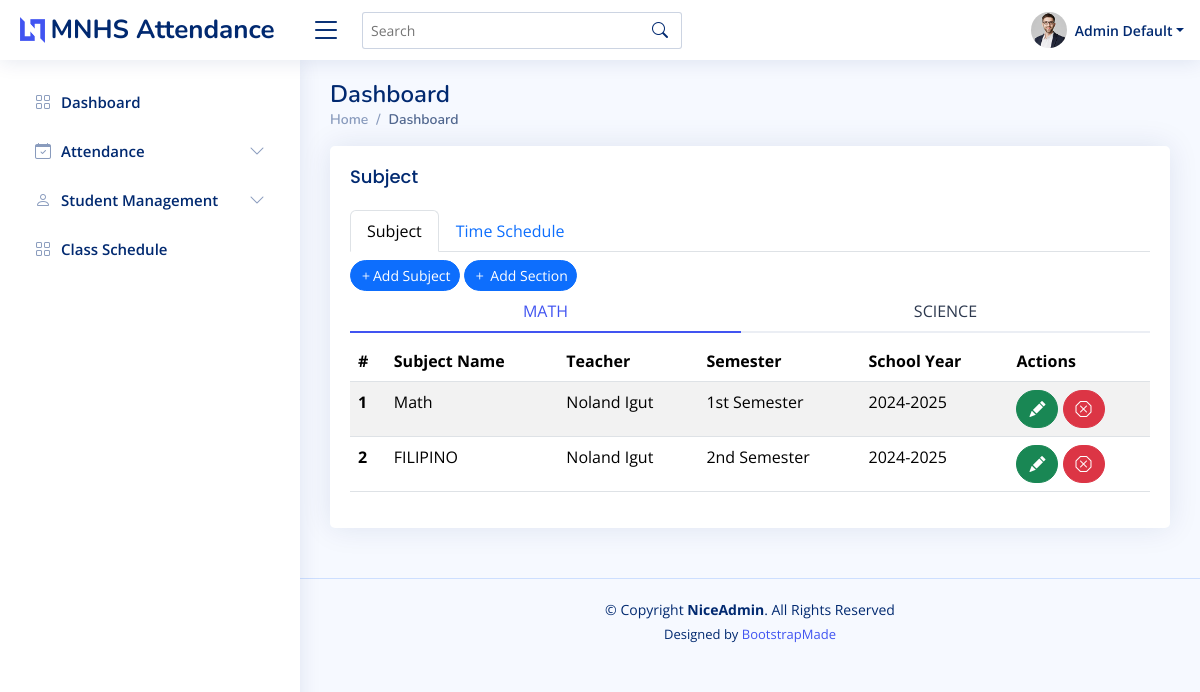
Screenshot of /admin/classSchedule.php (signed in) with the database file from the repository.
### tables this page shows
CREATE TABLE `section` (
  `section_id` int(11) NOT NULL,
  `section_name` varchar(255) NOT NULL,
  `section_adviser` varchar(100) DEFAULT NULL
);

CREATE TABLE `classsubject` (
  `subject_id` int(11) NOT NULL,
  `subject_name` varchar(255) NOT NULL,
  `subject_code` varchar(50) NOT NULL,
  `description` text DEFAULT NULL,
  `credit_hours` int(11) DEFAULT NULL,
  `Teacher` varchar(100) DEFAULT NULL,
  `meeting_days` varchar(50) DEFAULT NULL,
  `semester` enum('1st Semester','2nd Semester') NOT NULL,
  `school_year` varchar(20) NOT NULL,
  `section_id` int(11) DEFAULT NULL
);

### admin/classSchedule.php (the view, shortened to what this page needs)
<!DOCTYPE html>
<html lang="en">
<head>
  <link href="../NiceAdmin/assets/vendor/bootstrap-icons/bootstrap-icons.css" rel="stylesheet">
  <link href="../NiceAdmin/assets/vendor/bootstrap/css/bootstrap.min.css" rel="stylesheet">
  <link href="../NiceAdmin/assets/vendor/boxicons/css/boxicons.min.css" rel="stylesheet">
  <link href="../NiceAdmin/assets/vendor/quill/quill.snow.css" rel="stylesheet">
  <link href="../NiceAdmin/assets/vendor/quill/quill.bubble.css" rel="stylesheet">
  <link href="../NiceAdmin/assets/vendor/remixicon/remixicon.css" rel="stylesheet">
  <link href="../NiceAdmin/assets/vendor/simple-datatables/style.css" rel="stylesheet">
  <link href="../NiceAdmin/assets/css/style.css" rel="stylesheet">
</head>
<body>
  <header id="header" class="header fixed-top d-flex align-items-center">
    <?php include "../logo.php"; ?>
    <div class="search-bar">
      <form class="search-form d-flex align-items-center" method="POST" action="#">
        <input type="text" name="query" placeholder="Search" title="Enter search keyword">
        <button type="submit" title="Search"><i class="bi bi-search"></i></button>
      </form>
    </div>
    <?php include '../AdminSide/admin_nav.php'; ?>
  </header>
  <?php include '../AdminSide/sidebar.php'; ?>
  <main id="main" class="main">
    <div class="pagetitle">
      <h1>Dashboard</h1>
      <nav>
        <ol class="breadcrumb">
          <li class="breadcrumb-item"><a href="index.html">Home</a></li>
          <li class="breadcrumb-item active">Dashboard</li>
        </ol>
      </nav>
    </div>
    <section class="section">
      <div class="row">
        <div class="col-lg-12">
          <div class="card">
            <div class="card-body">
              <h5 class="card-title">Subject</h5>
              <ul class="nav nav-tabs" id="myTab" role="tablist">
                <li class="nav-item" role="presentation">
                  <button class="nav-link active" id="home-tab" data-bs-toggle="tab" data-bs-target="#home" type="button" role="tab" aria-controls="home" aria-selected="true">Subject</button>
                </li>
                <li class="nav-item" role="presentation">
                  <button class="nav-link" id="profile-tab" data-bs-toggle="tab" data-bs-target="#profile" type="button" role="tab" aria-controls="profile" aria-selected="false">Time Schedule</button>
                </li>
              </ul>
              <div class="tab-content pt-2" id="myTabContent">
                <div class="tab-pane fade show active" id="home" role="tabpanel" aria-labelledby="home-tab">
                  <button type="button" class="btn btn-primary rounded-pill btn-sm" data-bs-toggle="modal" data-bs-target="#verticalycentered"> <i class="bi bi-plus"></i>Add Subject</button>
                  <button type="button" class="btn btn-primary rounded-pill btn-sm" data-bs-toggle="modal" data-bs-target="#addSectionModal"><i class="bi bi-plus"></i> Add Section</button>
                  <br>
                                <?php
                                include "../conn.php";
                                $conn = new mysqli($servername, $username, $password, $dbname);
                                ?>
                  <ul class="nav nav-tabs nav-tabs-bordered d-flex" id="borderedTabJustified" role="tablist">
                    <?php
                    $sectionQuery = "SELECT * FROM section";
                    $sectionResult = $conn->query($sectionQuery);
                    $firstSection = true;
                    if ($sectionResult->num_rows > 0) {
                      while ($section = $sectionResult->fetch_assoc()) {
                        $tabId = "bordered-justified-section" . $section['section_id'];
                        $tabLabel = htmlspecialchars($section['section_name']);
                        $isActive = $firstSection ? ' active' : '';
                        echo "<li class='nav-item flex-fill' role='presentation'>
                        <button class='nav-link w-100$isActive' id='{$tabId}-tab' data-bs-toggle='tab' data-bs-target='#{$tabId}' type='button' role='tab' aria-controls='{$tabId}' aria-selected='true'>{$tabLabel}</button>
                      </li>";
                        $firstSection = false;
                      }
                    }
                    ?>
                  </ul>
                  <div class="tab-content pt-2" id="borderedTabJustifiedContent">
                    <?php
                    $firstSection = true;
                    $sectionResult->data_seek(0);
                    if ($sectionResult->num_rows > 0) {
                      while ($section = $sectionResult->fetch_assoc()) {
                        $sectionId = $section['section_id'];
                        $tabId = "bordered-justified-section" . $sectionId;
                        $isActive = $firstSection ? ' show active' : '';
                        echo "<div class='tab-pane fade$isActive' id='{$tabId}' role='tabpanel' aria-labelledby='{$tabId}-tab'>";
                        echo "<table class='table table-striped'>
                          <thead>
                            <tr>
                              <th scope='col'>#</th>
                              <th scope='col'>Subject Name</th>
                              <th scope='col'>Teacher</th>
                              <th scope='col'>Semester</th>
                              <th scope='col'>School Year</th>
                              <th scope='col'>Actions</th>
                            </tr>
                          </thead>
                          <tbody>";
                        $sql = "SELECT cs.*, s.section_name
                          FROM classsubject cs
                          JOIN section s ON cs.section_id = s.section_id
                          WHERE cs.section_id = $sectionId";
                        $result = $conn->query($sql);
                        $num = 1;
                        if ($result->num_rows > 0) {
                          while ($row = $result->fetch_assoc()) {
                            echo "<tr>";
                            echo "<th scope='row'>" . $num . "</th>";
                            echo "<td>" . htmlspecialchars($row['subject_name']) . "</td>";
                            echo "<td>" . htmlspecialchars($row['Teacher']) . "</td>";
                            echo "<td>" . htmlspecialchars($row['semester']) . "</td>";
                            echo "<td>" . htmlspecialchars($row['school_year']) . "</td>";
                            echo "<td>
                                <button type='button' class='btn btn-success rounded-pill' data-bs-toggle='modal' data-bs-target='#editModal'
                                data-id='" . $row['subject_id'] . "'
                                data-name='" . htmlspecialchars($row['subject_name']) . "'
                                data-teacher='" . htmlspecialchars($row['Teacher']) . "'
                                data-school-year='" . htmlspecialchars($row['school_year']) . "'
                                data-semester='" . htmlspecialchars($row['semester']) . "'
                                >
                                  <span><i class='bi bi-pencil-fill'></i></span>
                                </button>
                                <button type='button' class='btn btn-danger rounded-pill' data-id='" . $row['subject_id'] . "' data-bs-toggle='modal' data-bs-target='#deleteModal'><span><i class='bi bi-x-octagon'></i></span></button>
                              </td>";
                            echo "</tr>";
                            $num++;
                          }
                        } else {
                          echo "<tr><td colspan='6'>No subjects found</td></tr>";
                        }
                        echo "  </tbody>
                                </table>
                              </div>";
                        $firstSection = false;
                      }
                    }
                    ?>
                  </div>
                </div>
              </div>
            </div>
          </div>
    </section>
  </main>
  <footer id="footer" class="footer">
    <div class="copyright">
      &copy; Copyright <strong><span>NiceAdmin</span></strong>. All Rights Reserved
    </div>
    <div class="credits">
      Designed by <a href="https://bootstrapmade.com/">BootstrapMade</a>
    </div>
  </footer>
</body>
</html>

### logo.php
<div class="d-flex align-items-center justify-content-between">
      <a href="index.html" class="logo d-flex align-items-center">
        <img src="assets/img/logo.png" alt="">
        <span class="d-none d-lg-block">MNHS Attendance</span>
      </a>
      <i class="bi bi-list toggle-sidebar-btn"></i>
    </div>

### AdminSide/admin_nav.php (shortened to what this page needs)
<nav class="header-nav ms-auto">
<ul class="d-flex align-items-center">
<li class="nav-item dropdown pe-3">
    <a class="nav-link nav-profile d-flex align-items-center pe-0" href="#" data-bs-toggle="dropdown">
        <img src="assets/img/profile-img.jpg" alt="Profile" class="rounded-circle">
        <span class="d-none d-md-block dropdown-toggle ps-2"><?= htmlspecialchars($_SESSION['admin_name']) ?></span>
    </a>
</li>
</ul>
</nav>

### AdminSide/sidebar.php (shortened to what this page needs)
<?php
$current_page = basename($_SERVER['PHP_SELF']);
?>
<aside id="sidebar" class="sidebar">
    <ul class="sidebar-nav" id="sidebar-nav">
        <li class="nav-item">
            <a class="nav-link collapsed<?php if ($current_page == 'dashboard.php') echo 'active'; ?>" href="../admin/dashboard.php">
                <i class="bi bi-grid"></i>
                <span>Dashboard</span>
            </a>
        </li>
        <li class="nav-item">
            <a class="nav-link collapsed <?php if (in_array($current_page, ['attendance.php', 'attendanceRecord.php'])) echo 'active'; ?>" data-bs-target="#attendace-nav" data-bs-toggle="collapse" href="#">
                <i class="bi bi-calendar-check"></i><span>Attendance</span><i class="bi bi-chevron-down ms-auto"></i>
            </a>
        </li>
        <li class="nav-item">
            <a class="nav-link collapsed <?php if (in_array($current_page, ['studentRecord.php', 'addStudentRecord.php'])) echo 'active'; ?>" data-bs-target="#forms-nav" data-bs-toggle="collapse" href="#">
                <i class="bi bi-person"></i><span>Student Management</span><i class="bi bi-chevron-down ms-auto"></i>
            </a>
        </li>
        <li class="nav-item">
            <a class="nav-link collapsed <?php if ($current_page == 'classSchedule.php') echo 'active'; ?>" href="../admin/classSchedule.php">
                <i class="bi bi-grid"></i>
                <span>Class Schedule</span>
            </a>
        </li>
    </ul>
</aside>

### NiceAdmin/assets/css/style.css (style rules this page uses)
:root { scroll-behavior: smooth; }
body { font-family: "Open Sans", sans-serif; background: #f6f9ff; color: #444444; }
a { color: #4154f1; text-decoration: none; }
h1, h2, h3, h4, h5, h6 { font-family: "Nunito", sans-serif; }
#main { margin-top: 60px; padding: 20px 30px; transition: all 0.3s; }
.pagetitle { margin-bottom: 10px; }
.pagetitle h1 { font-size: 24px; margin-bottom: 0; font-weight: 600; color: #012970; }
.card { margin-bottom: 30px; border: none; border-radius: 5px; box-shadow: 0px 0 30px rgba(1, 41, 112, 0.1); }
.card-title { padding: 20px 0 15px 0; font-size: 18px; font-weight: 500; color: #012970; font-family: "Poppins", sans-serif; }
.card-body { padding: 0 20px 20px 20px; }
.breadcrumb { font-size: 14px; font-family: "Nunito", sans-serif; color: #899bbd; font-weight: 600; }
.breadcrumb a { color: #899bbd; transition: 0.3s; }
.breadcrumb .breadcrumb-item::before { color: #899bbd; }
.breadcrumb .active { color: #51678f; font-weight: 600; }
.nav-tabs-bordered { border-bottom: 2px solid #ebeef4; }
.nav-tabs-bordered .nav-link { margin-bottom: -2px; border: none; color: #2c384e; }
.nav-tabs-bordered .nav-link.active { background-color: #fff; color: #4154f1; border-bottom: 2px solid #4154f1; }
.logo { line-height: 1; }
@media (min-width: 1200px) { .logo { width: 280px; } }
.logo img { max-height: 26px; margin-right: 6px; }
.logo span { font-size: 26px; font-weight: 700; color: #012970; font-family: "Nunito", sans-serif; }
.header { transition: all 0.5s; z-index: 997; height: 60px; box-shadow: 0px 2px 20px rgba(1, 41, 112, 0.1); background-color: #fff; padding-left: 20px; }
.header .toggle-sidebar-btn { font-size: 32px; padding-left: 10px; cursor: pointer; color: #012970; }
.header .search-bar { min-width: 360px; padding: 0 20px; }
.header .search-form { width: 100%; }
.header .search-form input { border: 0; font-size: 14px; color: #012970; border: 1px solid rgba(1, 41, 112, 0.2); padding: 7px 38px 7px 8px; border-radius: 3px; transition: 0.3s; width: 100%; }
.header .search-form button { border: 0; padding: 0; margin-left: -30px; background: none; }
.header .search-form button i { color: #012970; }
.header-nav ul { list-style: none; }
.header-nav>ul { margin: 0; padding: 0; }
.header-nav .nav-profile { color: #012970; }
.header-nav .nav-profile img { max-height: 36px; }
.header-nav .nav-profile span { font-size: 14px; font-weight: 600; }
.sidebar { position: fixed; top: 60px; left: 0; bottom: 0; width: 300px; z-index: 996; transition: all 0.3s; padding: 20px; overflow-y: auto; scrollbar-width: thin; scrollbar-color: #aab7cf transparent; box-shadow: 0px 0px 20px rgba(1, 41, 112, 0.1); background-color: #fff; }
@media (min-width: 1200px) { #main, #footer { margin-left: 300px; } }
.sidebar-nav { padding: 0; margin: 0; list-style: none; }
.sidebar-nav li { padding: 0; margin: 0; list-style: none; }
.sidebar-nav .nav-item { margin-bottom: 5px; }
.sidebar-nav .nav-link { display: flex; align-items: center; font-size: 15px; font-weight: 600; color: #4154f1; transition: 0.3; background: #f6f9ff; padding: 10px 15px; border-radius: 4px; }
.sidebar-nav .nav-link i { font-size: 16px; margin-right: 10px; color: #4154f1; }
.sidebar-nav .nav-link.collapsed { color: #012970; background: #fff; }
.sidebar-nav .nav-link.collapsed i { color: #899bbd; }
.sidebar-nav .nav-link .bi-chevron-down { margin-right: 0; transition: transform 0.2s ease-in-out; }
.footer { padding: 20px 0; font-size: 14px; transition: all 0.3s; border-top: 1px solid #cddfff; }
.footer .copyright { text-align: center; color: #012970; }
.footer .credits { padding-top: 5px; text-align: center; font-size: 13px; color: #012970; }

### rows the page displays
section: section_name "MATH"
section: section_name "SCIENCE"
classsubject: subject_name "Math", Teacher "Noland Igut", semester "1st Semester", school_year "2024-2025"
classsubject: subject_name "FILIPINO", Teacher "Noland Igut", semester "2nd Semester", school_year "2024-2025"

### other values shown
$_SESSION['admin_name'] "Admin Default"
